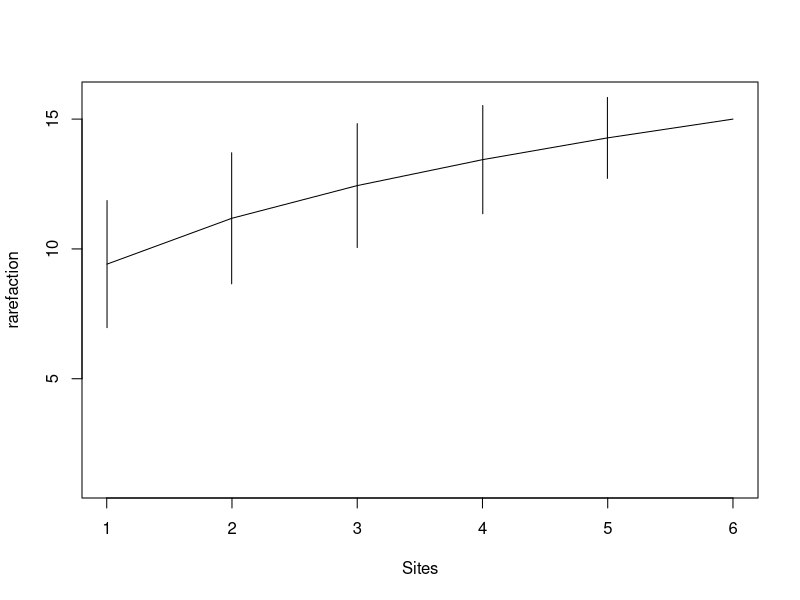
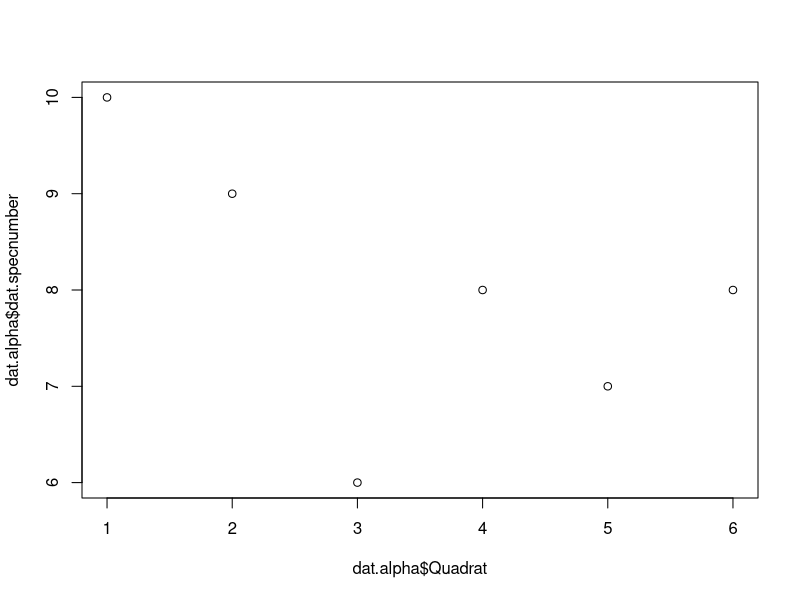
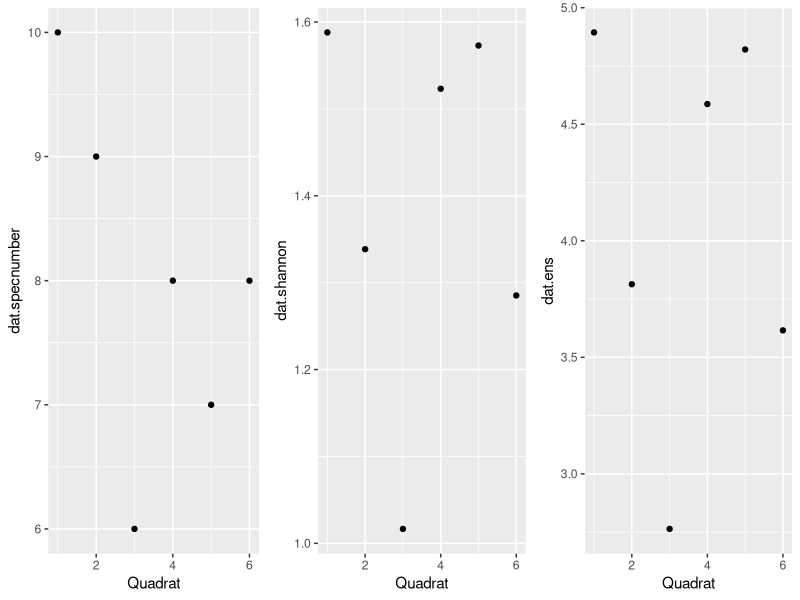
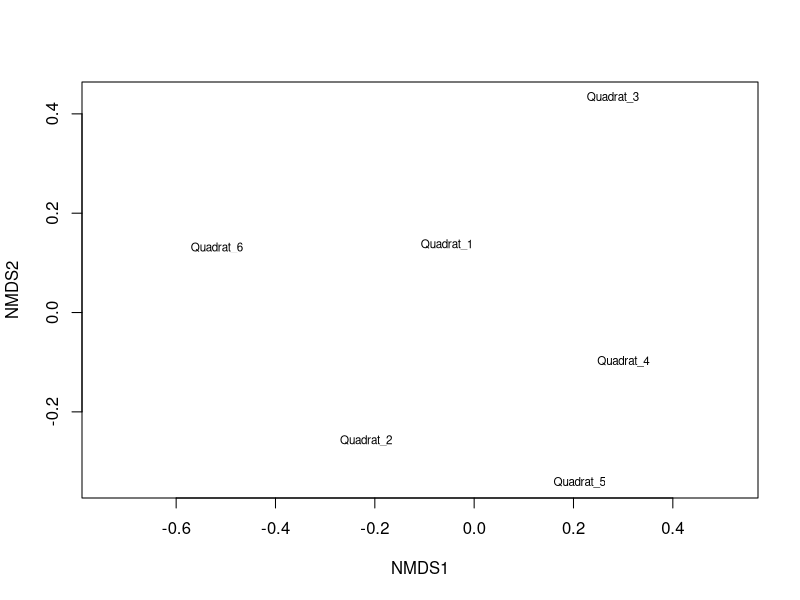
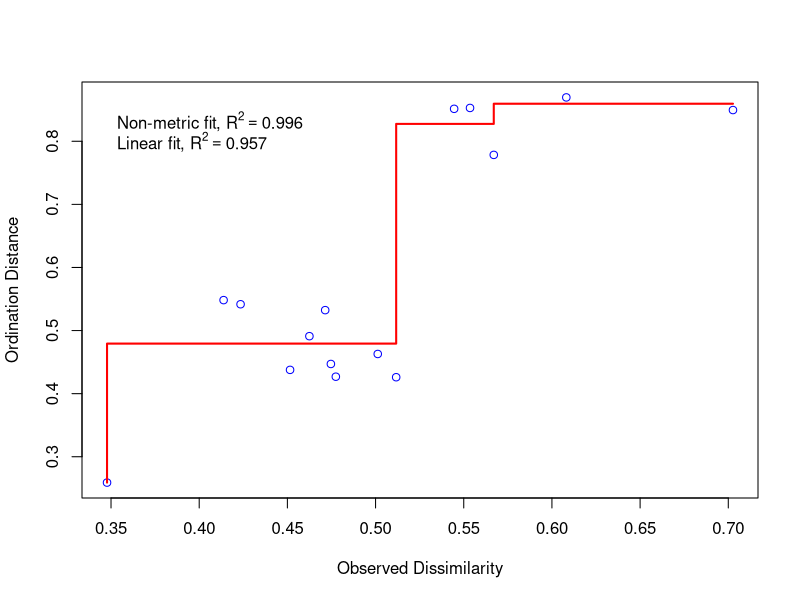
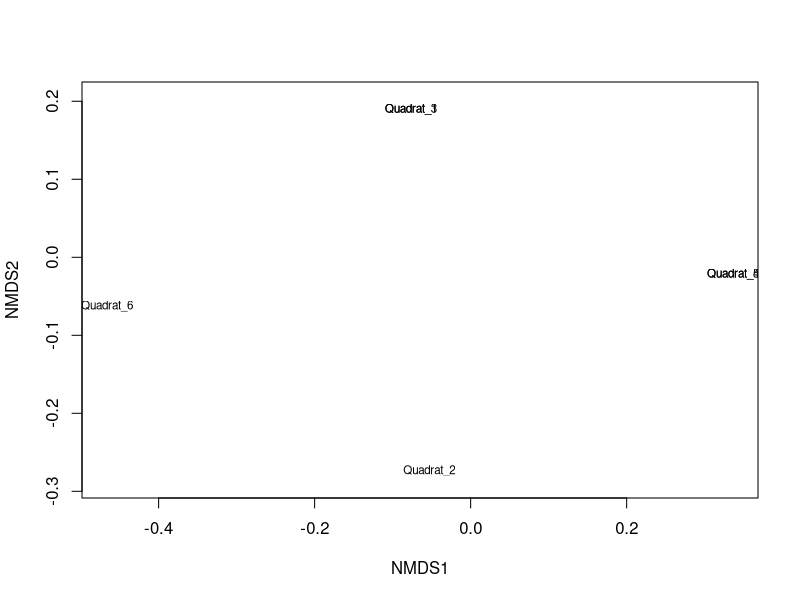
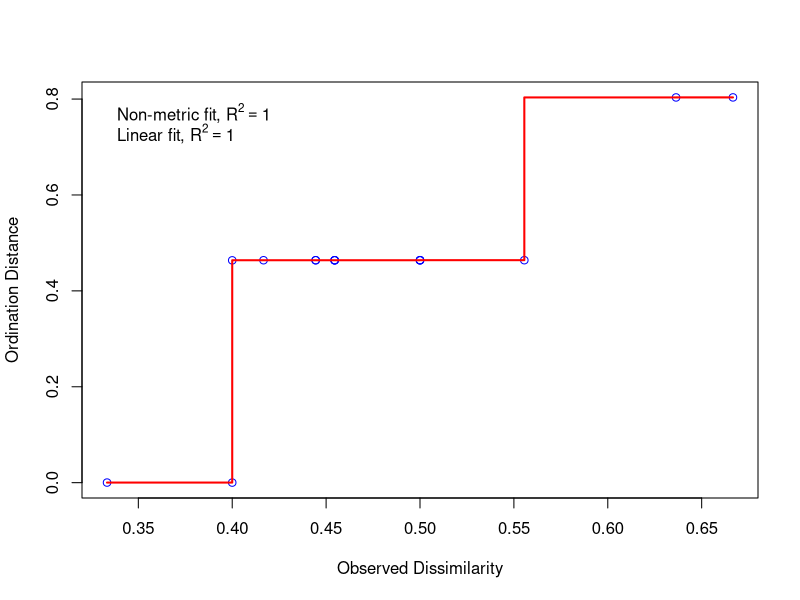

These charts were generated, in order, by the following R code:
# R code for local biodiversity project - an example

## Load the necessary packages
if (!require("ggplot2")) {install.packages("ggplot2"); require("ggplot2")}
if (!require("vegan")) {install.packages("vegan"); require("vegan")}
if (!require("gridExtra")) {install.packages("gridExtra"); require("gridExtra")}

library(vegan)
library(ggplot2)
library(gridExtra)

## Set your working directory
### setwd to source File Location

## Read in your data
dat <- read.csv("Data/Test_data_local_biodiv.csv", head = T, row.names = 1) 

### View table
dat

### Look at row and column sums
summary(rowSums(dat))
summary(colSums(dat)) 

### Most analyses will want data transposed (rows as "sites" and columns as "species")
datt <- t(dat)

#### Species-individual curve (optional)
dat.specaccum <- specaccum(datt, method = "rarefaction")
plot(dat.specaccum)

#### Measures of alpha diversity
dat.specnumber <- specnumber(datt) ## Number of species
dat.rowsums <- rowSums(datt!=0) ## Number of non-zero elements in each row. 
## Note that this is the same as above.
dat.shannon <- diversity(datt) ## default is Shannon diversity
dat.ens <- exp(dat.shannon) ## Effective number of species

### Combine into one table for easy graphing
dat.alpha <- cbind.data.frame(Quadrat=c(1:6),dat.specnumber,dat.shannon,dat.ens)

### This is an example of just plotting in basic R
plot(dat.alpha$Quadrat, dat.alpha$dat.specnumber)

### Make graphs in ggplot2
plot1 <- ggplot(data=dat.alpha, aes(x=Quadrat, y=dat.specnumber)) +
  geom_point()
plot2 <- ggplot(data=dat.alpha, aes(x=Quadrat, y=dat.shannon)) +
  geom_point()
plot3 <- ggplot(data=dat.alpha, aes(x=Quadrat, y=dat.ens)) +
  geom_point()

### plot the 3 graphs next to each other
grid.arrange(plot1, plot2, plot3, ncol=3)

## why do we see that a quadrant with the 2nd lowest species number 
## has the second highest effective number of species?

### Do not answer the question, as the solutions have been provided 
### in the documentation see folder entitled "Documentation.html". 


#### Measures of beta diversity 
### NMDS First using Bray-Curtis

## set a seed to make the results reproducible
set.seed(2)
dat.bc.nmds <- metaMDS(datt, k=2, trymax=100) ### Bray-Curtis is the default metric, 
### k = 2 dimensions

ordiplot(dat.bc.nmds, type = "t",display = "sites") ## Plot that shows names

stressplot(dat.bc.nmds) 
## optional, this just shows how your dissimilarity fits with ordination distance

## Now using the binary version of Jaccard
dat.jb.nmds <- metaMDS(datt, k=2, trymax=100, distance= "jaccard", binary=T) 

ordiplot(dat.jb.nmds, type = "t",display = "sites") 
## you can use cex = 0.6 to make text smaller

## Why do we see quadrants collapsing into each other?

stressplot(dat.jb.nmds) 
## optional, this just shows how your dissimilarity fits with ordination distance
